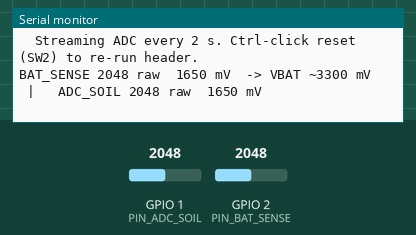
The sketch below on a simulated ESP32-S3. On the bench: the last lines printed to the serial monitor. The inputs (shaded band) are chosen by the test bench; at power-on: GPIO 1 (PIN_ADC_SOIL) = 2048, GPIO 2 (PIN_BAT_SENSE) = 2048 (analog values on the 0–4095 scale).

Above: at 1.4 s.
1.5 s: GPIO 1 (PIN_ADC_SOIL) set to 1228
At 3.7 s:
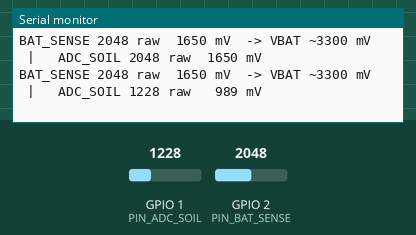
4.0 s: GPIO 2 (PIN_BAT_SENSE) set to 1228
At 5.5 s:
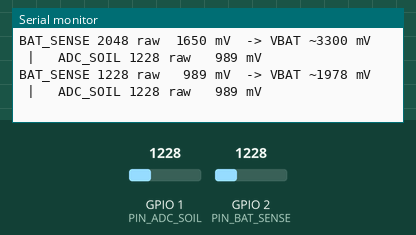
7.0 s: GPIO 1 (PIN_ADC_SOIL) set to 491
At 9.7 s:
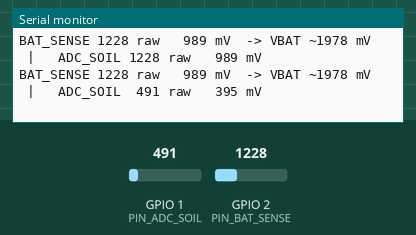
10.0 s: GPIO 2 (PIN_BAT_SENSE) set to 491
At 11.9 s:
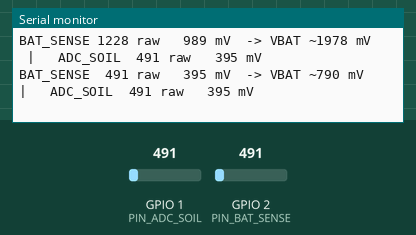
12.5 s: GPIO 1 (PIN_ADC_SOIL) set to 87
At 13.6 s:
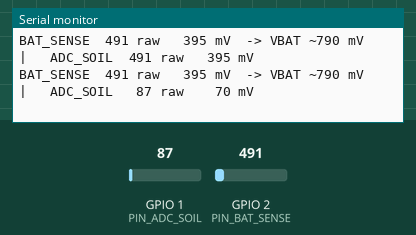
15.5 s: GPIO 2 (PIN_BAT_SENSE) set to 87
At 18.3 s:
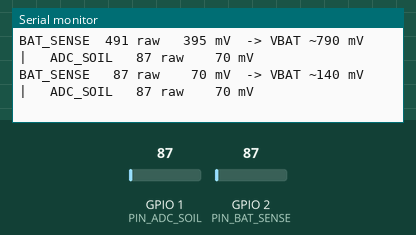

The sketch:

bringup_check.ino
```cpp
// bringup_check.ino — Rev A hardware bring-up helper
//
// Covers BringUp_Guide.md steps 4, 5 and 6 in one flash, and pre-loads the
// numbers step C-8 needs. Deliberately DOES NOT sleep: the USB port on this
// board is the ESP32-S3's own USB Serial/JTAG peripheral, not a bridge chip,
// so a board in deep sleep has no COM port and every upload after that needs
// the hold-BOOT / tap-RESET dance. This sketch stays awake and keeps the port.
//
// There is no GPIO-controlled LED on Rev A — D2 is hardwired to +3V3 through
// R5 and D3 belongs to the charger — so "is it alive?" is answered over serial.
//
// Pins from docs/PinMap_CheatSheet.md (I2C re-pinned to IO38/IO39 2026-08-15).

#include <Wire.h>
#include "esp_system.h"

#define PIN_SDA          38
#define PIN_SCL          39
#define PIN_ADC_SOIL      1   // ADC1_CH0, direct, no divider
#define PIN_BAT_SENSE     2   // ADC1_CH1, VBAT / 2 via R14/R15
#define PIN_SENS_PWR_EN  21   // LOW = probe on. Left released here.
#define ADC_SAMPLES      16

static const char *resetReasonName(esp_reset_reason_t r) {
  switch (r) {
    case ESP_RST_POWERON:  return "POWERON  (cold start / battery connect)";
    case ESP_RST_EXT:      return "EXT      (RESET button, SW2)";
    case ESP_RST_SW:       return "SW       (software restart)";
    case ESP_RST_PANIC:    return "PANIC    (exception / crash)";
    case ESP_RST_INT_WDT:  return "INT_WDT  (interrupt watchdog)";
    case ESP_RST_TASK_WDT: return "TASK_WDT (task watchdog)";
    case ESP_RST_WDT:      return "WDT      (other watchdog)";
    case ESP_RST_DEEPSLEEP:return "DEEPSLEEP(woke from deep sleep)";
    case ESP_RST_BROWNOUT: return "BROWNOUT <-- THIS IS THE STEP 9 FAILURE";
    case ESP_RST_SDIO:     return "SDIO";
    default:               return "UNKNOWN";
  }
}

static uint32_t readAvgRaw(int pin) {
  uint32_t acc = 0;
  for (int i = 0; i < ADC_SAMPLES; i++) { acc += analogRead(pin); delay(2); }
  return acc / ADC_SAMPLES;
}

static uint32_t readAvgMv(int pin) {
  uint32_t acc = 0;
  for (int i = 0; i < ADC_SAMPLES; i++) { acc += analogReadMilliVolts(pin); delay(2); }
  return acc / ADC_SAMPLES;
}

void i2cScan() {
  Serial.println(F("  I2C scan on SDA=38 SCL=39:"));
  int found = 0;
  for (uint8_t addr = 1; addr < 127; addr++) {
    Wire.beginTransmission(addr);
    if (Wire.endTransmission() == 0) {
      found++;
      Serial.printf("    0x%02X  <-- %s\n", addr,
        addr == 0x76 ? "BME280   (expected)" :
        addr == 0x10 ? "VEML7700 (expected)" : "UNEXPECTED DEVICE");
    }
  }
  if (!found) Serial.println(F("    NOTHING FOUND. Check R8/R9 pull-ups, U4 SDO->GND, U5 solder."));
  else {
    Serial.printf("    %d device(s). Step 5 passes only with BOTH 0x76 and 0x10.\n", found);
  }
}

void setup() {
  // Probe stays off: released, so R10's pull-up holds Q1's gate high.
  pinMode(PIN_SENS_PWR_EN, INPUT);

  Serial.begin(115200);
  uint32_t t0 = millis();
  while (!Serial && (millis() - t0) < 3000) { delay(10); }
  delay(200);

  Serial.println();
  Serial.println(F("================================================"));
  Serial.println(F(" ESP32-S3 Plant Monitor Rev A - bring-up check"));
  Serial.println(F("================================================"));

  esp_reset_reason_t r = esp_reset_reason();
  Serial.printf("  Reset reason : %s\n", resetReasonName(r));
  Serial.printf("  Chip         : %s rev %d, %d core(s)\n",
                ESP.getChipModel(), ESP.getChipRevision(), ESP.getChipCores());
  Serial.printf("  Flash        : %u MB  (expect 8 for WROOM-1-N8)\n",
                (unsigned)(ESP.getFlashChipSize() / (1024 * 1024)));
  Serial.printf("  PSRAM        : %u bytes (expect 0 on N8)\n", (unsigned)ESP.getPsramSize());
  Serial.println();

  Wire.begin(PIN_SDA, PIN_SCL, 100000UL);
  i2cScan();
  Serial.println();

  analogReadResolution(12);
  analogSetPinAttenuation(PIN_ADC_SOIL,  ADC_11db);
  analogSetPinAttenuation(PIN_BAT_SENSE, ADC_11db);

  Serial.println(F("  Streaming ADC every 2 s. Ctrl-click reset (SW2) to re-run header."));
  Serial.println();
}

void loop() {
  uint32_t batRaw = readAvgRaw(PIN_BAT_SENSE);
  uint32_t batMv  = readAvgMv(PIN_BAT_SENSE);
  uint32_t soRaw  = readAvgRaw(PIN_ADC_SOIL);
  uint32_t soMv   = readAvgMv(PIN_ADC_SOIL);

  Serial.printf("BAT_SENSE %4u raw  %4u mV  -> VBAT ~%u mV   |   ADC_SOIL %4u raw  %4u mV\n",
                (unsigned)batRaw, (unsigned)batMv, (unsigned)(batMv * 2),
                (unsigned)soRaw, (unsigned)soMv);
  delay(2000);
}
```

Measured:
- after the input at 1.5 s, the serial monitor: prints a new line after 1.0 s (image 1)
- after the input at 4.0 s, the serial monitor: prints a new line after 0.66 s (image 2)
- after the input at 7.0 s, the serial monitor: prints a new line after 1.9 s (image 3)
- after the input at 10.0 s, the serial monitor: prints a new line after 1.1 s (image 4)
- after the input at 12.5 s, the serial monitor: prints a new line after 0.70 s (image 5)
- after the input at 15.5 s, the serial monitor: prints a new line after 2.0 s (image 6)
